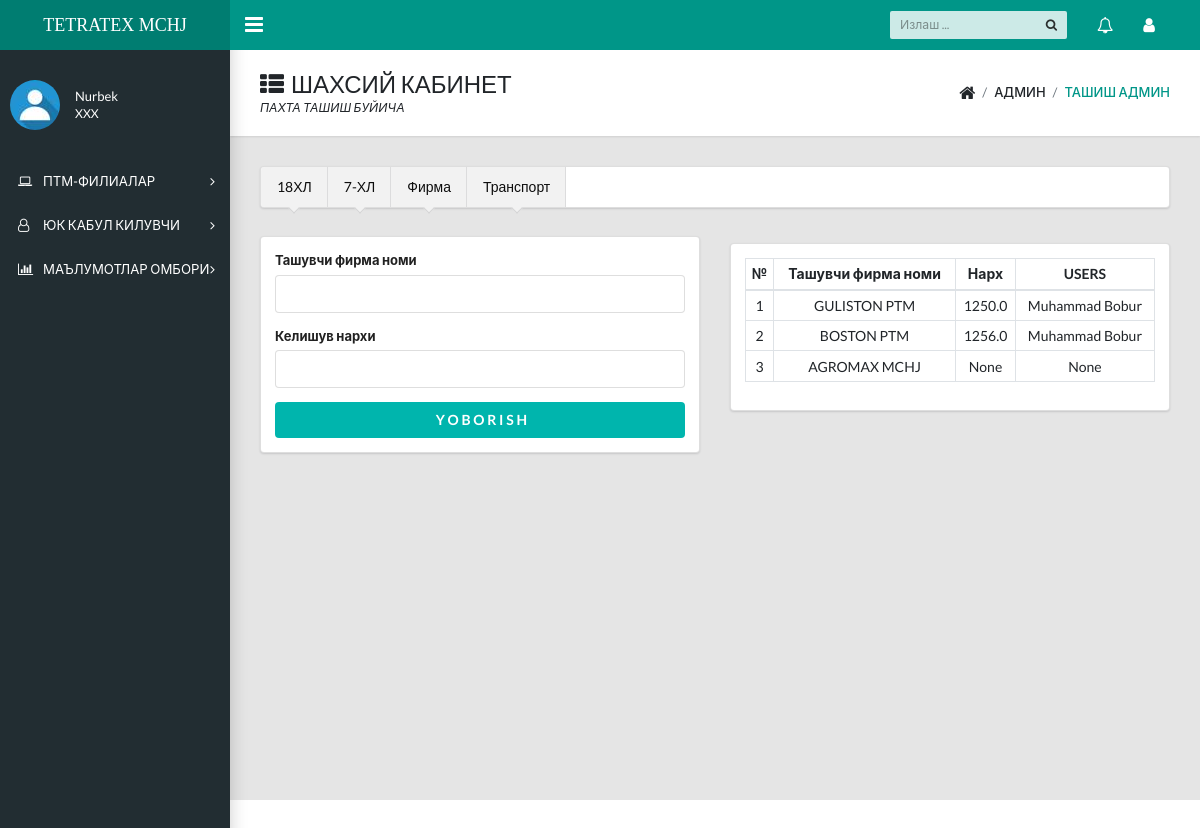
Screenshot of /home/firma/ (signed in) with the database file from the repository.
### login/models.py (models this page shows, shortened)
class Profile(models.Model):
    user=models.OneToOneField(User,on_delete=models.CASCADE)
    first_name= models.CharField(max_length=30)
    last_name=models.CharField(max_length=30)
    pic=models.ImageField(upload_to='img',blank=True,null=True,default='default/default.jpg')
    pic_thumbnail=models.ImageField(upload_to='img',blank=True,null=True,default='default/thumbnail.jpg')

### tash/models.py (models this page shows, shortened)
class Firma(models.Model):
    name=models.CharField(max_length=20,verbose_name='Фирма номи',help_text="М: AGRMOMAX MCHJ")
    user=models.ForeignKey(User,on_delete=models.SET_NULL,null=True)
    narx=models.FloatField(null=True)
    class Meta:
        verbose_name_plural = "Ташувчи Фирмалар"

### tash/views.py (the view, shortened to what this page needs)
# urls.py: path('firma/',firma, name="firma"),
def firma(request):
    form=FirmaForm()
    user=request.user.profile
    firma=Firma.objects.order_by('-id')[0:15].values('name','user__first_name','narx')
    context={'user':user,"form":form,"firma":firma}
    return render(request,'forms/firma.html',context)

### tash/forms.py
class FirmaForm(forms.ModelForm):
    class Meta:
        model=Firma
        fields=('name','narx')

### templates/forms/firma.html
{% extends 'docs/dashboard.html' %}
{% block content %}
<main class="app-content">
    <div class="app-title">
        <div>
        <h1><i class="fa fa-th-list pr-2"></i>ШАХСИЙ КАБИНЕТ</h1>
        <p>ПАХТА ТАШИШ БУЙИЧА </p>
        </div>
        <ul class="app-breadcrumb breadcrumb side">
            <li class="breadcrumb-item"><i class="fa fa-home fa-lg"></i></li>
            <li class="breadcrumb-item">АДМИН</li>
            <li class="breadcrumb-item active"><a href="#">ТАШИШ АДМИН</a></li>
        </ul>
    </div>
    {% include 'forms/navs.html' %}
    <div class="row">
        <div class="col-lg-6 col-sm-12">
            {% include 'forms/firma-inc.html' %}
        </div>
        <div class="d-none d-sm-block d-md-none d-lg-block pt-4 col-6">
            {% include 'forms/firma-table.html' %}
        </div>
    </div>
</main>
{% endblock %}

### templates/docs/dashboard.html (shortened to what this page needs)
{% load static %}
<!DOCTYPE html>
<html lang="en">
  <head>
    <link rel="stylesheet" href="https://cdnjs.cloudflare.com/ajax/libs/semantic-ui/2.5.0/semantic.min.css" />
    <link rel="stylesheet" type="text/css" href="{% static 'css/main.css' %}">
    <link rel="stylesheet" type="text/css" href="https://maxcdn.bootstrapcdn.com/font-awesome/4.7.0/css/font-awesome.min.css">
  </head>
  <body class="app sidebar-mini">
    <header class="app-header"><a class="app-header__logo" href="{% url 'home' %}">TETRATEX MCHJ</a>
      <a class="app-sidebar__toggle" href="#" data-toggle="sidebar" aria-label="Hide Sidebar"></a>
      <ul class="app-nav">
        <li class="app-search">
          <input class="app-search__input" type="search" placeholder="Излаш ...">
          <button class="app-search__button"><i class="fa fa-search"></i></button>
        </li>
        <li class="dropdown"><a class="app-nav__item" href="#" data-toggle="dropdown" aria-label="Show notifications"><i class="fa fa-bell-o fa-lg"></i></a>
        </li>
        <li class="dropdown"><a class="app-nav__item" href="#" data-toggle="dropdown" aria-label="Open Profile Menu"><i class="fa fa-user fa-lg"></i></a>
        </li>
      </ul>
    </header>
    <aside class="app-sidebar">
      <div class="app-sidebar__user"><img class="app-sidebar__user-avatar" src="{{user.pic_thumbnail.url}}" alt="User Image">
        <div>
          <p class="app-sidebar__user-name">{{user.first_name}}
          <p class="app-sidebar__user-designation">{{user.last_name}}</p>
        </div>
      </div>
      <ul class="app-menu">
        <li class="treeview"><a class="app-menu__item" href="#" data-toggle="treeview"><i class="app-menu__icon fa fa-laptop"></i><span class="app-menu__label">ПТМ-ФИЛИАЛАР</span><i class="treeview-indicator fa fa-angle-right"></i></a>
        </li>
        <li class="treeview"><a class="app-menu__item" href="#" data-toggle="treeview"><i class="app-menu__icon fa fa-user-o"></i><span class="app-menu__label">ЮК КАБУЛ КИЛУВЧИ</span><i class="treeview-indicator fa fa-angle-right"></i></a>
        </li>
        <li class="treeview"><a class="app-menu__item" href="#" data-toggle="treeview"><i class="app-menu__icon fa fa-bar-chart"></i><span class="app-menu__label">МАЪЛУМОТЛАР ОМБОРИ</span><i class="treeview-indicator fa fa-angle-right"></i></a>
        </li>
      </ul>
    </aside>
    {% block content %}
    {% endblock %}
  </body>
</html>

### templates/forms/firma-table.html
<div class="ui form segment">
    <table class="table table-sm table-bordered text-center inverted teal">
        <thead>
          <tr>
            <th class="align-middle" scope="col">№</th>
            <th class="align-middle" scope="col">Ташувчи фирма номи</th>
            <th class="align-middle" scope="col">Нарх</th>
            <th class="align-middle" scope="col">USERS</th>
          </tr>
        </thead>
        <tbody>
        {% for i in firma %}
            <tr>
                <td>{{forloop.counter}}</td>
                <td>{{i.name}}</td>
                <td>{{i.narx}}</td>
                <td>{{i.user__first_name}}</td>
            </tr>
        {% endfor %}
        </tbody>
      </table>
    </div>

### rows the page displays
Profile: pic_thumbnail (picture), first_name "Nurbek", last_name "XXX"
Firma: name "GULISTON PTM", narx "1250.0", user__first_name "Muhammad Bobur"
Firma: name "BOSTON PTM", narx "1256.0", user__first_name "Muhammad Bobur"
Firma: name "AGROMAX MCHJ", narx "None", user__first_name "None"
